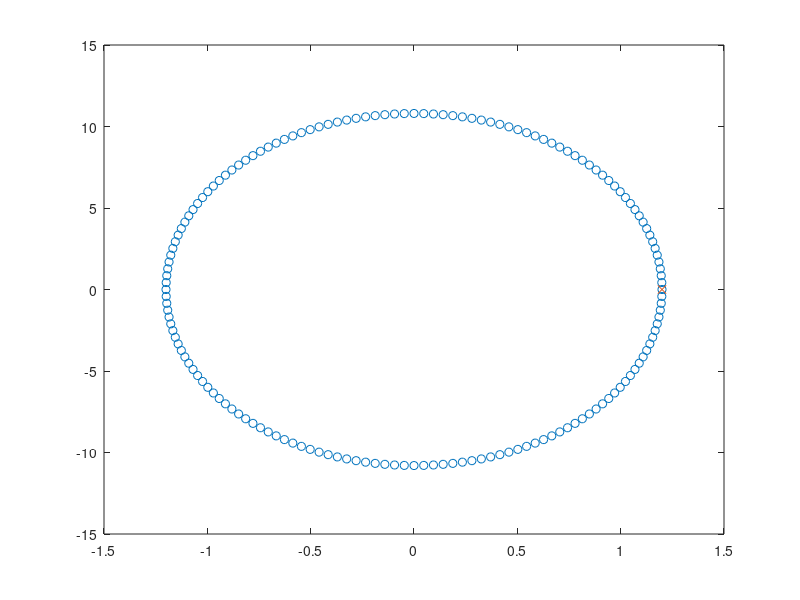

This chart was generated by the following MATLAB code: (Note: this script raises an error after producing the figure.)
run_new_net = 1;
if run_new_net
    clear;
end


%setting hyper parameters
hp.alpha_reg = 0.0;
hp.b=1;
hp.M=20;
A=1.2;
b=1;a=2;h=0.8;UniformFlag=0;
hp.A=A;
hp.sim_resolution=160; %points to simulate on the ring
hp.omega_vec = logspace(-2,4,40);
rng(1);
ind=0;
g=0;
%setting network parameters
for h=[-0.8 -0.5 -0.1]
    ind=ind+1;
    net.g=g;
    net.N=1000;
    %         net.win=randn(net.N,1);
    % net.phi=@(x) tanh(x); %added 1 to break symmetry
    % net.phip =@(x) 1-tanh(x).^2;
    
    net.phi=@(x)erf(x./sqrt(2));
    net.phip = @(x) exp(-x.^2/2)/sqrt(pi/2);
    
    net.W=net.g*randn(net.N)/sqrt(net.N);
    theta=2*pi*(0:net.N-1)/net.N;
    net.wfb=[cos(theta'),sin(theta')];
    
    sim.psi=2*pi*(0:(hp.sim_resolution-1))/hp.sim_resolution; %angles to simulate
    %         sim.f_ol=hp.A*[cos(sim.psi);hp.b*sin(sim.psi)];
    
    rot=0;
    rotMat=[cos(rot), -sin(rot); sin(rot), cos(rot) ];
    if UniformFlag
        tmp_f_ol=A*1/(a-b)*[(a-b)*cos(sim.psi-rot)+h*cos((a-b)/b*(sim.psi-rot)); (a-b)*sin(sim.psi-rot)-h*sin((a-b)/b*(sim.psi-rot))]./(1+h/(a-b));
        sim.f_ol=curvspace(tmp_f_ol',hp.sim_resolution);
        sim.f_ol=sim.f_ol';
    else
        sim.f_ol=A*1/(a-b)*[(a-b)*cos(sim.psi-rot)+h*cos((a-b)/b*(sim.psi-rot)); (a-b)*sin(sim.psi-rot)-h*sin((a-b)/b*(sim.psi-rot))]./(1+h/(a-b));
    end
    sim.f_ol=rotMat*sim.f_ol;
    
    figure(11);plot(sim.f_ol(1,:),sim.f_ol(2,:),'o'); hold on;plot(sim.f_ol(1,1),sim.f_ol(2,1),'x')
    
    
    x = fast_conv_to_fp(net,sim.f_ol,struct('ol',1));
    
    
    %learning output weights
    r = net.phi(x);
    
    pts=1+floor(hp.sim_resolution/hp.M/2)*[0:(hp.M-1)]; % for full circle
    regfac = hp.M*hp.alpha_reg*eye(length(pts));
    net.wout = (r(:,pts)/(r(:,pts)'*r(:,pts)+regfac))*sim.f_ol(:,pts)'; %obtain least mean square solution
    
    %obtaining open loop output
    sim.z_ol = net.wout'*r;
    
    %simulating closed loop
    x_test_rand=fast_conv_to_fp(net,[],struct('xinit',5*randn(size(x))));
    r_test_rand=net.phi(x_test_rand);
    sim.z_test_rand= net.wout'*r_test_rand;
    
    x_test_noi=fast_conv_to_fp(net,[],struct('xinit',x+1e-3*randn(size(x))));
    r_test_noi=net.phi(x_test_noi);
    sim.z_test_noi= net.wout'*r_test_noi;
    
    %plotting results
    figure;
    plot(sim.z_ol(1,:),sim.z_ol(2,:),'.');
    hold on;
    plot(sim.f_ol(1,:),sim.f_ol(2,:),'o');
    plot(sim.f_ol(1,pts),sim.f_ol(2,pts),'b+','linewidth',3);
    plot(sim.z_test_rand(1,:),sim.z_test_rand(2,:),'x', 'linewidth',1);
    plot(sim.z_test_noi(1,:),sim.z_test_noi(2,:),'d', 'linewidth',1);
    
    
    net.win=net.wfb(:,2);
    % net.win=net.wfb;
    %randn(net.N,1);
    % net.win=randn(net.N,1);
    dt=0.1;
    tmax=50;
    deltamag=1;
    tspikes=[10:40:tmax  ];
    nsteps=(round(tmax/dt));
    %spikes
    u_in=zeros(1,nsteps);
    for tspike =tspikes
        u_in(round(tspike/dt))=deltamag/dt;
    end
    %tracking
    % dpsi_dt=0.1;
    % t_vec=dt:dt:tmax;
    % u_in=[-sin(t_vec*dpsi_dt) ;cos(t_vec*dpsi_dt) ];
    [xdelta,zdelta,xrecdelta]=fast_conv_to_fp_extended(net,[],...
        struct('xinit',x(:,1),...
        'ol',0,...
        'tmax',tmax,...
        'dt',dt,...
        'u_in',u_in,...
        'save_neurons',[1:50:1000]));
    
    figure(ind);
    subplot(2,1,1);
    plot(angle(zdelta));
    hold on;
    plot(abs(zdelta))
    subplot(2,1,2);
    plot(xrecdelta');
    net
    figure(221)
    plot(abs(zdelta))
    hold on
end
%%
subplot 211
xlim ([0 1000])
ylim ([-0.001 1.5])
box off
subplot 212
xlim ([0 1000])
ylim ([-3 3])
box off
